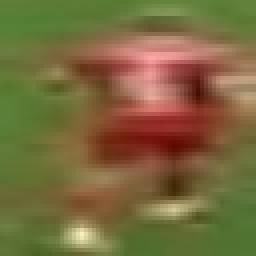
#> input picture team_assigner/cropped_player_1.jpg, 64 x 64 px (shown 4 times larger); its folder holds 5 pictures in this run
$ jupyter execute --allow-errors team_assigner_example.ipynb
#> lines starting #> are read from the running program, lines starting #| are printed output that depends on the picture
[cell 1]
### CODE for getting cropped player images from a given input image, Don't run this code,
# it is now longer neccessary just used for an example

# Define the class ID or name for player
player_class_id = None
#> (the rest of this cell did not finish here and is left out)

[cell 2]
import cv2
import matplotlib.pyplot as plt
import numpy as np
from sklearn.cluster import KMeans

[cell 3]
# read image and make sure it is RGB.
image_path = "cropped_player_1.jpg"
image = cv2.imread(image_path)
#> image is the input picture: shape (64, 64, 3); mean B, G, R 60.6, 105.4, 121.3
image = cv2.cvtColor(image, cv2.COLOR_BGR2RGB)

[cell 4]
plt.imshow(image)
plt.show()

[cell 5]
# get top half of image
top_half_image = image[0: int(image.shape[0]/2), :]
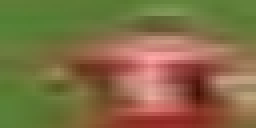
#> top_half_image: shape (32, 64, 3) (shown 4 times larger); mean R, G, B 129.8, 109.4, 67.8
plt.imshow(top_half_image)
plt.show()

[cell 6]
# Reshape the image into 2d array
image_2d = top_half_image.reshape(-1, 3)
#> image_2d = 2048 rows, first 8: [95, 125, 55], [95, 125, 55], [95, 125, 55], [95, 125, 55], [95, 125, 55], [95, 125, 55], [94, 124, 54], [94, 124, 54]

# perform k-means clustering with 2 clusters
kmeans = KMeans(n_clusters=2, random_state=0)
kmeans.fit(image_2d)

# get the cluster labels
labels = kmeans.labels_

# reshape the labels into the orginal image shape
clustered_image = labels.reshape(top_half_image.shape[0], top_half_image.shape[1])

# Display the clustered image
plt.imshow(clustered_image)
plt.show()
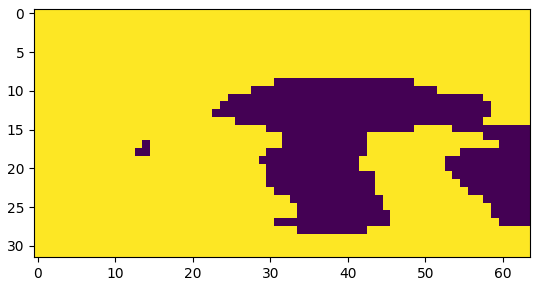
#> figure drawn by matplotlib, 1 panel

[cell 7]
corner_clusters = [clustered_image[0, 0], clustered_image[0, -1], clustered_image[-1, 0], clustered_image[-1, -1]]
#> corner_clusters = [1, 1, 1, 1]
non_player_cluster = max(set(corner_clusters), key=corner_clusters.count)
#> non_player_cluster = 1
print(non_player_cluster)
#| 1

[cell 8]
player_cluster = 1-non_player_cluster
#> player_cluster = 0
print(player_cluster)
#| 0

[cell 9]
kmeans.cluster_centers_[player_cluster]
#> Out = [188.2, 127.6, 110.4]
